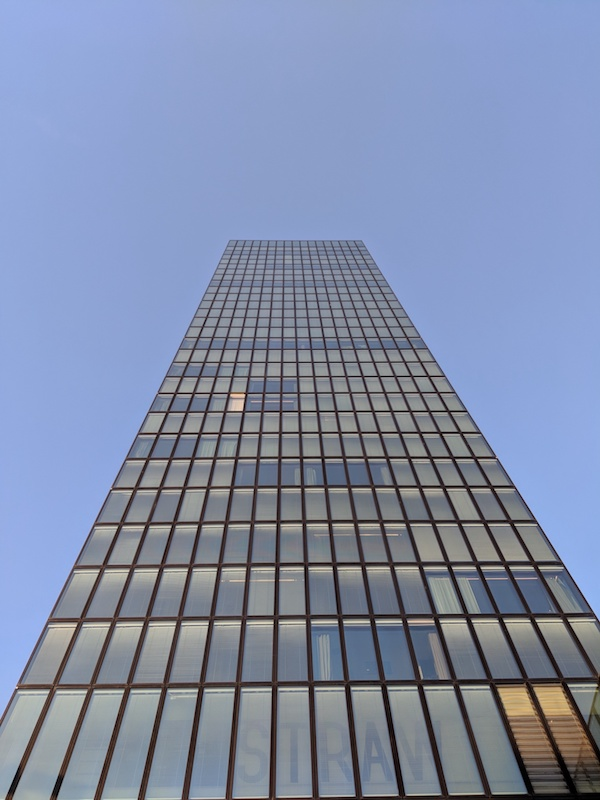
#> input picture labs/lab01/PC_test_1.jpg, 600 x 800 px
$ python modero_lab1_1.py PC_test_1.jpg out.png   (older library calls are emulated)
#> lines starting #> are read from the running program, lines starting #| are printed output that depends on the picture
#Importing the necessary libraries

import numpy as np
import sys
import PIL
from PIL import Image

# The four points chosen from the distorted image
# (c1, d1), c2, d2), (c3, d3), (c4, d4)
c1 = 413; d1 = 209
c2 = 439; d2 = 428
c3 = 185; d3 = 428
c4 = 314; d4 = 209

# The four points of the processed image are the corners of a rectangle
# (a1, b1) is the upper left
# (a2, b2) is the upper right
# (a3, b3) is the lower left
# (a4, b4) is the lower right
# (c1, d1) becomes (a1, b1), (c2, d2) becomes (a2, b2),
# (c3, d3) becomes (a3, b3), (c4, d4) becomes (a3, b3)
a1 = 320; b1 = 200
a2 = 320; b2 = 820
a3 = 200; b3 = 820
a4 = 200; b4 = 200

# The expression: A.h = b
# The expression in inverse: A_prime.b = h

# The matrix
A = np.array( [[c1, d1, 1, 0, 0, 0, -1*a1*c1, -1*a1*d1],
                [0, 0, 0, c1, d1, 1, -1*b1*c1, -1*b1*d1],
                [c2, d2, 1, 0, 0, 0, -1*a2*c2, -1*a2*d2],
                [0, 0, 0, c2, d2, 1, -1*b2*c2, -1*b2*d2],
                [c3, d3, 1, 0, 0, 0, -1*a3*c3, -1*a3*d3],
                [0, 0, 0, c3, d3, 1, -1*b3*c3, -1*b3*d3],
                [c4, d4, 1, 0, 0, 0, -1*a4*c4, -1*a4*d4],
                [0, 0, 0, c4, d4, 1, -1*b4*c4, -1*b4*d4]
                ] )

# The inverse of the matrix
A_prime = np.linalg.inv(A)

# The vector b
b = np.array( [[a1],
               [b1],
               [a2],
               [b2],
               [a3],
               [b3],
               [a4],
               [b4]
               ] )

# Solving for h
h = np.dot(A_prime, b)

# adding 1 to make the values 9
one = np.array( [[1]] )
h = np.vstack( (h,one) )

# Reshaping the 8 by 1 column vesctor to a 3 by 3 matrix
H = h.reshape( (3,3) )

# obtaining the inverse of H
H_prime = np.linalg.inv(H)

# load the distorted image
distorted_im = Image.open( sys.argv[1] )
#> distorted_im is the input picture: PIL image 600x800 RGB; mean R, G, B 128.6, 140.4, 168
distorted_im_arr = np.asarray( distorted_im, np.float )

# obtaining the size (rows and columns) of the distorted image
rows = distorted_im_arr.shape[0]
#> rows = 800
cols = distorted_im_arr.shape[1]
#> cols = 600

print("rows: ",rows, "columns: ", cols)
#| rows:  800 columns:  600
# creating the black  image
black_img_array = np.zeros([rows,cols,3],dtype=np.uint8)
black_img_array.fill(0)
#> black_img_array: shape (800, 600, 3); every value is 0
black_img = Image.fromarray( black_img_array )


# looping through the black image and inserting the correct pixel values

for row in range(1, rows):
    for col in range (1, cols):
        c_d = np.array( [ [row], [col] ] )
        c_d = np.vstack( ( c_d, one ) )
        v = np.dot( H_prime, c_d )

        if ( v[2][0] != 0 ):
            a_b = np.array( [ [ int( np.round( v[0][0]/v[2][0] ))], [ int( np.round( v[1][0]/v[2][0] )) ] ] )


            if ( 0 < a_b[0][0] and a_b[0][0] < rows and 0 < a_b[1][0] and a_b[1][0] < cols ):
                black_img_array[ row, col ] = distorted_im_arr[ int(a_b[0][0]), int(a_b[1][0]) ]
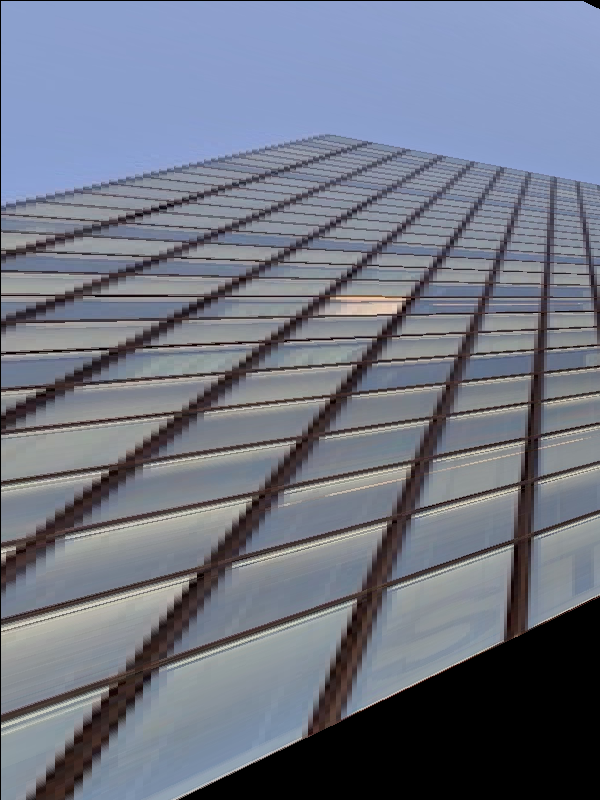
#> black_img_array: shape (800, 600, 3); mean of channels 0, 1, 2 112.2, 117.7, 131.9; drawn as R, G, B


processed_img = Image.fromarray( black_img_array )
processed_img.save( sys.argv[2] )
processed_img.show()

# [5 lines of commented-out code are left out]
